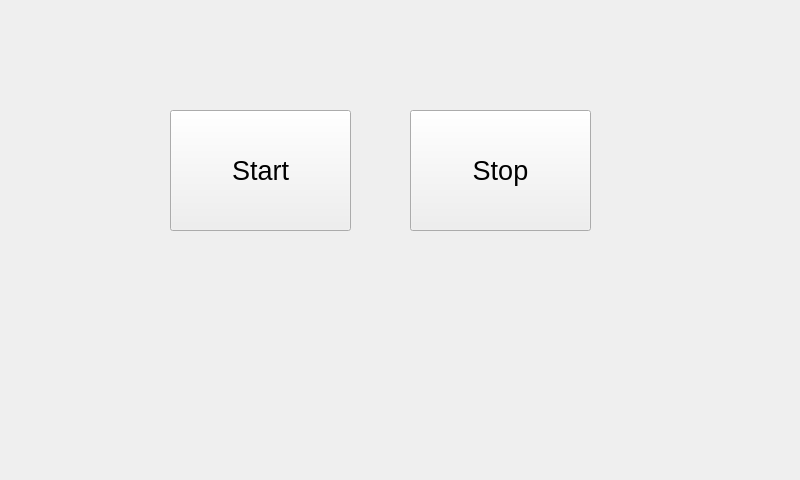
<?xml version="1.0" encoding="UTF-8"?>
<ui version="4.0">
 <class>MainWindow</class>
 <widget class="QMainWindow" name="MainWindow">
  <property name="geometry">
   <rect>
    <x>0</x>
    <y>0</y>
    <width>800</width>
    <height>480</height>
   </rect>
  </property>
  <property name="windowTitle">
   <string>MainWindow</string>
  </property>
  <widget class="QWidget" name="centralwidget">
   <widget class="QPushButton" name="pushButton_4">
    <property name="geometry">
     <rect>
      <x>410</x>
      <y>110</y>
      <width>181</width>
      <height>121</height>
     </rect>
    </property>
    <property name="font">
     <font>
      <pointsize>20</pointsize>
     </font>
    </property>
    <property name="text">
     <string>Stop</string>
    </property>
   </widget>
   <widget class="QPushButton" name="pushButton_5">
    <property name="geometry">
     <rect>
      <x>170</x>
      <y>110</y>
      <width>181</width>
      <height>121</height>
     </rect>
    </property>
    <property name="font">
     <font>
      <pointsize>20</pointsize>
     </font>
    </property>
    <property name="text">
     <string>Start</string>
    </property>
   </widget>
  </widget>
  <action name="actionIMU">
   <property name="text">
    <string>IMU</string>
   </property>
  </action>
  <action name="actionRotor">
   <property name="text">
    <string>Rotor</string>
   </property>
  </action>
 </widget>
 <resources/>
 <connections/>
</ui>
